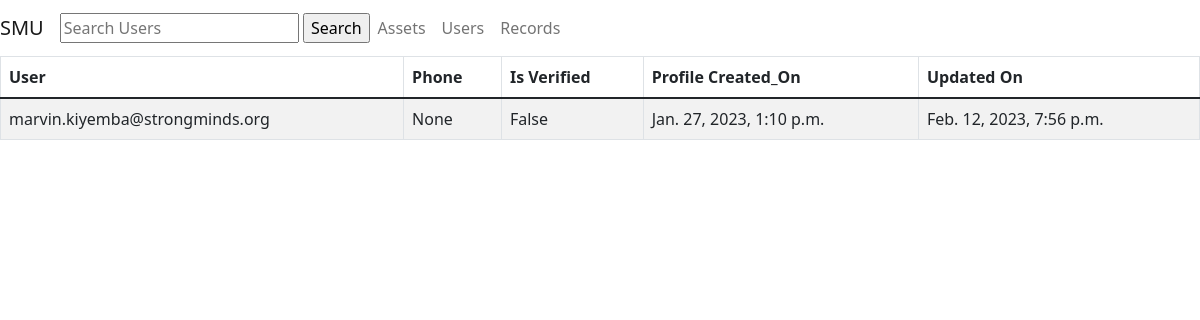
The page /users/users/user_profile/1/ on the database as committed earlier.
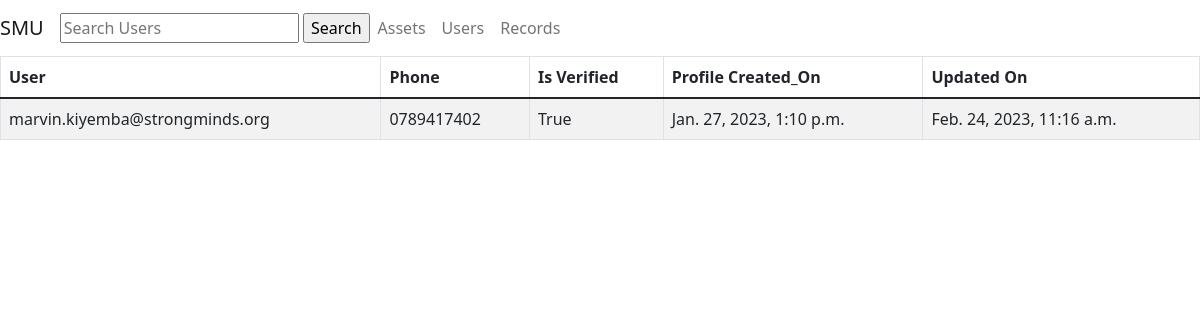
The same page on the database as committed later.
### users/models.py (models this page shows, shortened)
class UserProfile(models.Model):
    user = models.OneToOneField(User, on_delete=models.CASCADE, primary_key=True,related_name="user_profile")
    phone = models.CharField(max_length=255,blank=True,null=True)
    is_verified = models.BooleanField(default=False)
    created_at = models.DateTimeField(auto_now_add=True)
    updated_at = models.DateTimeField(auto_now=True)

class User(AbstractUser):
    SUPER_USER = 1
    STAFF = 2
    USER_TYPE_CHOICES =(
        (SUPER_USER, 'super_user'),
        (STAFF, 'staff'),
    )
    OPS = 'OPS'
    FIN = 'FIN'
    MEL = 'MEL'
    IT = 'IT'
    GOV_EDUC = 'GOV_EDUC'
    GOVT_HEALTH = 'GOVT_HEALTH'
    TELE = 'TELE'
    CPA = 'CPA'
    NGO = 'NGO'
    HRA = 'HRA'
    DEPARTMENT_CHOICES = (
        ('OPS', 'Operations'),
        ('FIN', 'Finance'),
        ('MEL', 'Monitoring Evaluation and learning'),
        ('IT','IT & DIGITAL PLATFORMS'),
        ('GOV_EDUC', 'Government Education'),
        ('GOVT_HEALTH', 'Government Health'),
        ('TELE', 'Teletherapy'),
        ('CPA', 'Communications Advocacy and Partnerships'),
        ('NGO', 'Non Government Organization'),
        ('HRA', 'Human Resource and Administration'),
    )
    username = None # remove username field, we will use email as unique identifier
    email = models.EmailField(unique=True, null=True, db_index=True)
    is_active = models.BooleanField(default=False)
    is_staff = models.BooleanField(default=False)
    date_joined = models.DateTimeField(default=timezone.now)
    user_type = models.IntegerField(choices=USER_TYPE_CHOICES)
    department = models.CharField(max_length=50, choices=DEPARTMENT_CHOICES, blank=True)
    REQUIRED_FIELDS = []
    USERNAME_FIELD = 'email'
    objects = UserManager()
    class Meta(AbstractUser.Meta):
        pass

### users/views.py (the view)
# urls.py: path('users/user_profile/<int:pk>/', user_profile, name='user_profile'),
def user_profile(request, pk):
    user_profile = get_object_or_404(UserProfile, pk=pk)
    context = {'user_profile': user_profile}
    return render(request, 'user_profile.html', context)

### users/templates/user_profile.html (shortened to what this page needs)
<!DOCTYPE html>
<html lang="en">
<head>
  </head>{% block title %}<title>SMU Dashboard</title>{% endblock %}
  <link href="https://cdn.jsdelivr.net/npm/bootstrap@5.1.3/dist/css/bootstrap.min.css" rel="stylesheet">
</head>
<body>
  <nav class="navbar navbar-expand-lg navbar-light bg-lime-green">
    <a class="navbar-brand" href="{% url 'dashboard' %}">SMU</a>
    <form method="get">
      <input type="text" name="search_query" placeholder="Search Users">
      <input type="submit" value="Search">
      </form>
    <ul class="navbar-nav ml-auto">
      <li class="nav-item">
        <a class="nav-link" href="{% url 'assets' %}">Assets</a>
      </li>
      <li class="nav-item">
        <a class="nav-link" href="{% url 'accounts' %}">Users</a>
      </li>
      <li class="nav-item">
        <a class="nav-link" href="{% url 'dashboard' %}">Records</a>
      </li>
    </ul>
  </nav>
<table class="table table-striped table-bordered">
        <thead>
            <tr>
                <th>User</th>
                <th>Phone</th>
                <th>Is Verified</th>
                <th>Profile Created_On</th>
                <th>Updated On</th>
            </tr>
        </thead>
        <tbody>
        <tr>
            <td>{{ user_profile.user.email }}</td>
            <td>{{ user_profile.phone }}</td>
            <td>{{ user_profile.is_verified }}</td>
            <td>{{ user_profile.created_at }}</td>
            <td>{{ user_profile.updated_at }}</td>
  </table>
</body>
</html>

Rows that differ between the two databases and show on the page:
changed UserProfile "marvin.kiyemba@strongminds.org": phone "None" → "0789417402"; is_verified "False" → "True"; updated_at "Feb. 12, 2023, 7:56 p.m." → "Feb. 24, 2023, 11:16 a.m."
